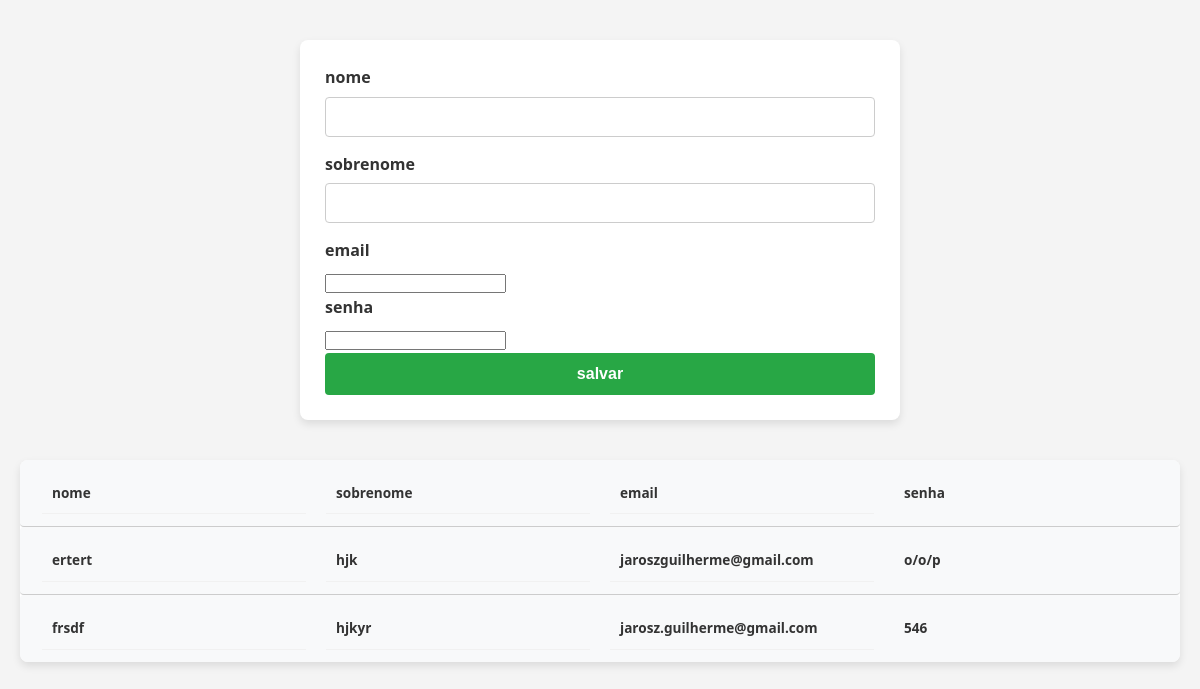
The page /cadastra_usuario.php on the database its author committed.
### tables this page shows
CREATE TABLE `usuarios` (
  `id` int(11) NOT NULL,
  `nome` varchar(30) DEFAULT NULL,
  `sobrenome` varchar(30) DEFAULT NULL,
  `email` varchar(30) DEFAULT NULL,
  `senha` varchar(10) DEFAULT NULL
);

### cadastra_usuario.php (the view, shortened to what this page needs)
<!DOCTYPE html>
<html lang="en">
<head>
    <link rel="stylesheet" href="estilo2.css">
</head>
<body>
    <section>
        <div class="container">
            <form action="grava_usuario.php" method="POST">
                <label for="nome">nome</label>
                <input type="text" name="nome" id="">
                <label for="sobrenome">sobrenome</label>
                <input type="text" name="sobrenome" id="">
                <label for="email">email</label>
                <input type="email" name="email" id="">
                <label for="senha">senha</label>
                <input type="password" name="senha" id="">
                <button type="submit">salvar</button>
            </form>
        </div>
    </section>
    <section class="resultados">
        <div class="resultado">
            <?php
            include "conexao.php";
            $sql = "SELECT * FROM usuarios";
            $stmt = $conexao->prepare($sql);
            $stmt->execute();
            if ($stmt->rowCount() > 0) {
                echo "<div class='cabecalho'>";
                echo "<div class='cel_cabecalho'>nome</div>";
                echo "<div class='cel_cabecalho'>sobrenome</div>";
                echo "<div class='cel_cabecalho'>email</div>";
                echo "<div class='cel_cabecalho'>senha</div>";
                echo "</div>";
                while ($linha = $stmt->fetch(PDO::FETCH_ASSOC)) {
                    echo "<div class='cabecalho'>";
                    echo "<div class='cel_cabecalho'>{$linha['nome']}</div>";
                    echo "<div class='cel_cabecalho'>{$linha['sobrenome']}</div>";
                    echo "<div class='cel_cabecalho'>{$linha['email']}</div>";
                    echo "<div class='cel_cabecalho'>{$linha['senha']}</div>";
                    echo "</div>";
                }
            } else {
                echo "<p>nao tem registro</p>";
            }
            ?>
    </section>
</body>
</html>

### estilo2.css (style rules this page uses)
* { margin: 0; padding: 0; box-sizing: border-box; }
:root { --primary-color: #007bff; --primary-hover: #0069d9; --success-color: #28a745; --success-hover: #218838; --warning-color: #ffc107; --warning-hover: #e0a800; --background-color: #f4f4f4; --text-color: #333; --border-color: #ccc; --shadow: 0 4px 8px rgba(0, 0, 0, 0.1); --radius: 8px; --transition: all 0.2s ease-in-out; }
body { font-family: "Segoe UI", Arial, sans-serif; background-color: var(--background-color); color: var(--text-color); line-height: 1.6; padding: 20px; }
.container { width: 100%; max-width: 600px; margin: 20px auto; padding: 25px; background-color: #fff; border-radius: var(--radius); box-shadow: var(--shadow); }
label { font-weight: 600; display: block; margin-bottom: 6px; color: var(--text-color); }
input[type="text"], input[type="number"] { width: 100%; padding: 10px 12px; border: 1px solid var(--border-color); border-radius: 4px; margin-bottom: 15px; font-size: 1rem; transition: var(--transition); }
button[type="submit"] { width: 100%; padding: 12px; background-color: var(--success-color); color: #fff; border: none; border-radius: 4px; font-size: 1rem; font-weight: 600; cursor: pointer; transition: var(--transition); }
button { padding: 6px 12px; border: none; background-color: var(--warning-color); color: #fff; font-size: 0.85rem; cursor: pointer; border-radius: 4px; transition: var(--transition); }
.resultados { margin-top: 40px; }
.cabecalho { display: flex; justify-content: space-between; background-color: var(--primary-color); color: #fff; font-size: 0.9rem; font-weight: bold; padding: 12px; border-radius: 4px; text-align: center; }
.cel_cabecalho { flex: 1; }
.resultado { background-color: #fff; margin-top: 10px; border-radius: var(--radius); overflow: hidden; box-shadow: var(--shadow); }
.resultado .cabecalho { background-color: #f8f9fa; font-size: 0.85rem; color: var(--text-color); border-bottom: 1px solid var(--border-color); }
.resultado .cabecalho div { flex: 1; text-align: center; padding: 10px; }
.resultado div { display: flex; justify-content: space-between; padding: 12px; border-bottom: 1px solid #f1f1f1; }
.resultado div:last-child { border-bottom: none; }

### cadastra_usuario.php (style rules this page uses)
.cabecalho { display: flex; padding: 20px; }
.cel_cabecalho { width: auto; margin-left: 10px; margin-right: 10px; }

### rows shown on the page
usuarios: nome "ertert", sobrenome "hjk", email "jaroszguilherme@gmail.com", senha "o/o/p"
usuarios: nome "frsdf", sobrenome "hjkyr", email "jarosz.guilherme@gmail.com", senha "546"
